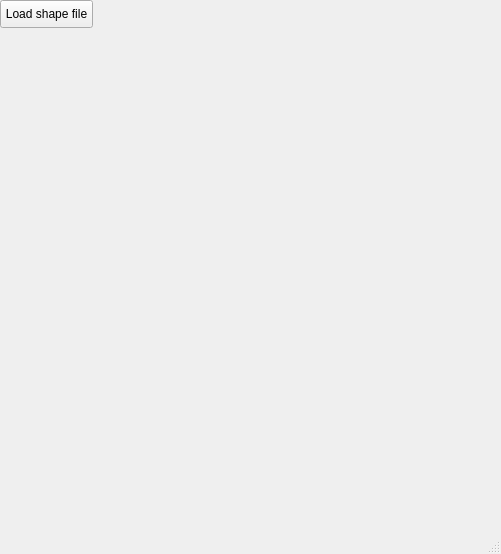
<?xml version="1.0" encoding="UTF-8"?>
<ui version="4.0">
 <class>MainWindow</class>
 <widget class="QMainWindow" name="MainWindow">
  <property name="geometry">
   <rect>
    <x>0</x>
    <y>0</y>
    <width>501</width>
    <height>554</height>
   </rect>
  </property>
  <property name="windowTitle">
   <string>MainWindow</string>
  </property>
  <widget class="QWidget" name="centralwidget">
   <widget class="QPushButton" name="btnLoadShp">
    <property name="geometry">
     <rect>
      <x>0</x>
      <y>0</y>
      <width>93</width>
      <height>28</height>
     </rect>
    </property>
    <property name="text">
     <string>Load shape file</string>
    </property>
   </widget>
   <widget class="QgsMapCanvas" name="myMap" native="true">
    <property name="geometry">
     <rect>
      <x>0</x>
      <y>30</y>
      <width>501</width>
      <height>481</height>
     </rect>
    </property>
   </widget>
  </widget>
  <widget class="QMenuBar" name="menubar">
   <property name="geometry">
    <rect>
     <x>0</x>
     <y>0</y>
     <width>501</width>
     <height>25</height>
    </rect>
   </property>
  </widget>
  <widget class="QStatusBar" name="statusbar"/>
 </widget>
 <customwidgets>
  <customwidget>
   <class>QgsMapCanvas</class>
   <extends>QWidget</extends>
   <header>qgis.gui</header>
   <container>1</container>
  </customwidget>
 </customwidgets>
 <resources/>
 <connections/>
</ui>
